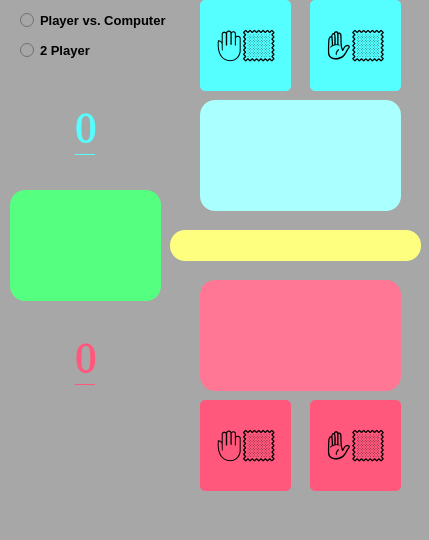
<?xml version="1.0" encoding="UTF-8"?>
<ui version="4.0">
 <class>MainWindow</class>
 <widget class="QMainWindow" name="MainWindow">
  <property name="geometry">
   <rect>
    <x>0</x>
    <y>0</y>
    <width>429</width>
    <height>540</height>
   </rect>
  </property>
  <property name="sizePolicy">
   <sizepolicy hsizetype="Fixed" vsizetype="Fixed">
    <horstretch>0</horstretch>
    <verstretch>0</verstretch>
   </sizepolicy>
  </property>
  <property name="windowTitle">
   <string>Palam Pulum Plish</string>
  </property>
  <property name="styleSheet">
   <string notr="true">background-color: rgb(167, 167, 167);</string>
  </property>
  <widget class="QWidget" name="centralwidget">
   <widget class="QPushButton" name="back1">
    <property name="geometry">
     <rect>
      <x>200</x>
      <y>400</y>
      <width>91</width>
      <height>91</height>
     </rect>
    </property>
    <property name="font">
     <font>
      <family>Segoe UI Emoji</family>
      <pointsize>25</pointsize>
     </font>
    </property>
    <property name="styleSheet">
     <string notr="true">background-color: rgb(255, 88, 124);
border-top-right-radius: 5px;
border-top-left-radius: 5px;
border-bottom-right-radius: 5px;
border-bottom-left-radius: 5px;</string>
    </property>
    <property name="text">
     <string>🤚🏻</string>
    </property>
   </widget>
   <widget class="QPushButton" name="front1">
    <property name="geometry">
     <rect>
      <x>310</x>
      <y>400</y>
      <width>91</width>
      <height>91</height>
     </rect>
    </property>
    <property name="font">
     <font>
      <family>Segoe UI Emoji</family>
      <pointsize>25</pointsize>
     </font>
    </property>
    <property name="styleSheet">
     <string notr="true">background-color: rgb(255, 88, 124);
border-top-right-radius: 5px;
border-top-left-radius: 5px;
border-bottom-right-radius: 5px;
border-bottom-left-radius: 5px;</string>
    </property>
    <property name="text">
     <string>✋🏻</string>
    </property>
   </widget>
   <widget class="QLineEdit" name="player_choice">
    <property name="geometry">
     <rect>
      <x>200</x>
      <y>280</y>
      <width>201</width>
      <height>111</height>
     </rect>
    </property>
    <property name="font">
     <font>
      <family>Segoe UI Emoji</family>
      <pointsize>60</pointsize>
      <bold>false</bold>
     </font>
    </property>
    <property name="styleSheet">
     <string notr="true">background-color: rgb(255, 119, 148);
border-top-right-radius: 15px;
border-top-left-radius: 15px;
border-bottom-right-radius: 15px;
border-bottom-left-radius: 15px;</string>
    </property>
    <property name="text">
     <string/>
    </property>
    <property name="maxLength">
     <number>2</number>
    </property>
    <property name="alignment">
     <set>Qt::AlignCenter</set>
    </property>
   </widget>
   <widget class="QLineEdit" name="computer_choice">
    <property name="geometry">
     <rect>
      <x>200</x>
      <y>100</y>
      <width>201</width>
      <height>111</height>
     </rect>
    </property>
    <property name="font">
     <font>
      <family>Segoe UI Emoji</family>
      <pointsize>60</pointsize>
     </font>
    </property>
    <property name="styleSheet">
     <string notr="true">background-color: rgb(170, 255, 255);
border-top-right-radius: 15px;
border-top-left-radius: 15px;
border-bottom-right-radius: 15px;
border-bottom-left-radius: 15px;</string>
    </property>
    <property name="text">
     <string/>
    </property>
    <property name="maxLength">
     <number>2</number>
    </property>
    <property name="alignment">
     <set>Qt::AlignCenter</set>
    </property>
   </widget>
   <widget class="QLineEdit" name="main">
    <property name="geometry">
     <rect>
      <x>10</x>
      <y>190</y>
      <width>151</width>
      <height>111</height>
     </rect>
    </property>
    <property name="font">
     <font>
      <family>Segoe UI Emoji</family>
      <pointsize>60</pointsize>
     </font>
    </property>
    <property name="styleSheet">
     <string notr="true">background-color: rgb(85, 255, 127);
border-top-right-radius: 15px;
border-top-left-radius: 15px;
border-bottom-right-radius: 15px;
border-bottom-left-radius: 15px;</string>
    </property>
    <property name="text">
     <string/>
    </property>
    <property name="maxLength">
     <number>2</number>
    </property>
    <property name="alignment">
     <set>Qt::AlignHCenter|Qt::AlignTop</set>
    </property>
   </widget>
   <widget class="QPushButton" name="back2">
    <property name="geometry">
     <rect>
      <x>200</x>
      <y>0</y>
      <width>91</width>
      <height>91</height>
     </rect>
    </property>
    <property name="font">
     <font>
      <family>Segoe UI Emoji</family>
      <pointsize>25</pointsize>
     </font>
    </property>
    <property name="styleSheet">
     <string notr="true">background-color: rgb(85, 255, 255);
border-top-right-radius: 5px;
border-top-left-radius: 5px;
border-bottom-right-radius: 5px;
border-bottom-left-radius: 5px;</string>
    </property>
    <property name="text">
     <string>🤚🏻</string>
    </property>
   </widget>
   <widget class="QPushButton" name="front2">
    <property name="geometry">
     <rect>
      <x>310</x>
      <y>0</y>
      <width>91</width>
      <height>91</height>
     </rect>
    </property>
    <property name="font">
     <font>
      <family>Segoe UI Emoji</family>
      <pointsize>25</pointsize>
     </font>
    </property>
    <property name="styleSheet">
     <string notr="true">background-color: rgb(85, 255, 255);
border-top-right-radius: 5px;
border-top-left-radius: 5px;
border-bottom-right-radius: 5px;
border-bottom-left-radius: 5px;</string>
    </property>
    <property name="text">
     <string>✋🏻</string>
    </property>
   </widget>
   <widget class="QLineEdit" name="player_score">
    <property name="geometry">
     <rect>
      <x>40</x>
      <y>330</y>
      <width>91</width>
      <height>61</height>
     </rect>
    </property>
    <property name="font">
     <font>
      <family>Segoe UI Emoji</family>
      <pointsize>30</pointsize>
      <bold>true</bold>
      <underline>true</underline>
     </font>
    </property>
    <property name="styleSheet">
     <string notr="true">color: rgb(255, 88, 124);
border-top-right-radius: 5px;
border-top-left-radius: 5px;
border-bottom-right-radius: 5px;
border-bottom-left-radius: 5px;</string>
    </property>
    <property name="text">
     <string>0</string>
    </property>
    <property name="maxLength">
     <number>1</number>
    </property>
    <property name="alignment">
     <set>Qt::AlignCenter</set>
    </property>
   </widget>
   <widget class="QLineEdit" name="computer_score">
    <property name="geometry">
     <rect>
      <x>40</x>
      <y>100</y>
      <width>91</width>
      <height>61</height>
     </rect>
    </property>
    <property name="font">
     <font>
      <family>Segoe UI Emoji</family>
      <pointsize>30</pointsize>
      <bold>true</bold>
      <underline>true</underline>
     </font>
    </property>
    <property name="styleSheet">
     <string notr="true">color: rgb(85, 255, 255);
border-top-right-radius: 5px;
border-top-left-radius: 5px;
border-bottom-right-radius: 5px;
border-bottom-left-radius: 5px;</string>
    </property>
    <property name="inputMask">
     <string/>
    </property>
    <property name="text">
     <string>0</string>
    </property>
    <property name="maxLength">
     <number>1</number>
    </property>
    <property name="alignment">
     <set>Qt::AlignCenter</set>
    </property>
   </widget>
   <widget class="QRadioButton" name="computer">
    <property name="geometry">
     <rect>
      <x>20</x>
      <y>10</y>
      <width>161</width>
      <height>20</height>
     </rect>
    </property>
    <property name="font">
     <font>
      <pointsize>10</pointsize>
      <bold>true</bold>
     </font>
    </property>
    <property name="text">
     <string>Player vs. Computer</string>
    </property>
   </widget>
   <widget class="QRadioButton" name="player">
    <property name="geometry">
     <rect>
      <x>20</x>
      <y>40</y>
      <width>161</width>
      <height>20</height>
     </rect>
    </property>
    <property name="font">
     <font>
      <pointsize>10</pointsize>
      <bold>true</bold>
     </font>
    </property>
    <property name="text">
     <string>2 Player</string>
    </property>
   </widget>
   <widget class="QLineEdit" name="win">
    <property name="geometry">
     <rect>
      <x>170</x>
      <y>230</y>
      <width>251</width>
      <height>31</height>
     </rect>
    </property>
    <property name="font">
     <font>
      <family>Segoe UI Emoji</family>
      <pointsize>13</pointsize>
      <bold>true</bold>
     </font>
    </property>
    <property name="styleSheet">
     <string notr="true">background-color: rgb(255, 255, 127);
border-top-right-radius: 15px;
border-top-left-radius: 15px;
border-bottom-right-radius: 15px;
border-bottom-left-radius: 15px;</string>
    </property>
    <property name="text">
     <string/>
    </property>
    <property name="maxLength">
     <number>13</number>
    </property>
    <property name="alignment">
     <set>Qt::AlignCenter</set>
    </property>
   </widget>
  </widget>
  <widget class="QMenuBar" name="menubar">
   <property name="geometry">
    <rect>
     <x>0</x>
     <y>0</y>
     <width>429</width>
     <height>22</height>
    </rect>
   </property>
  </widget>
  <widget class="QStatusBar" name="statusbar"/>
 </widget>
 <resources/>
 <connections/>
</ui>
